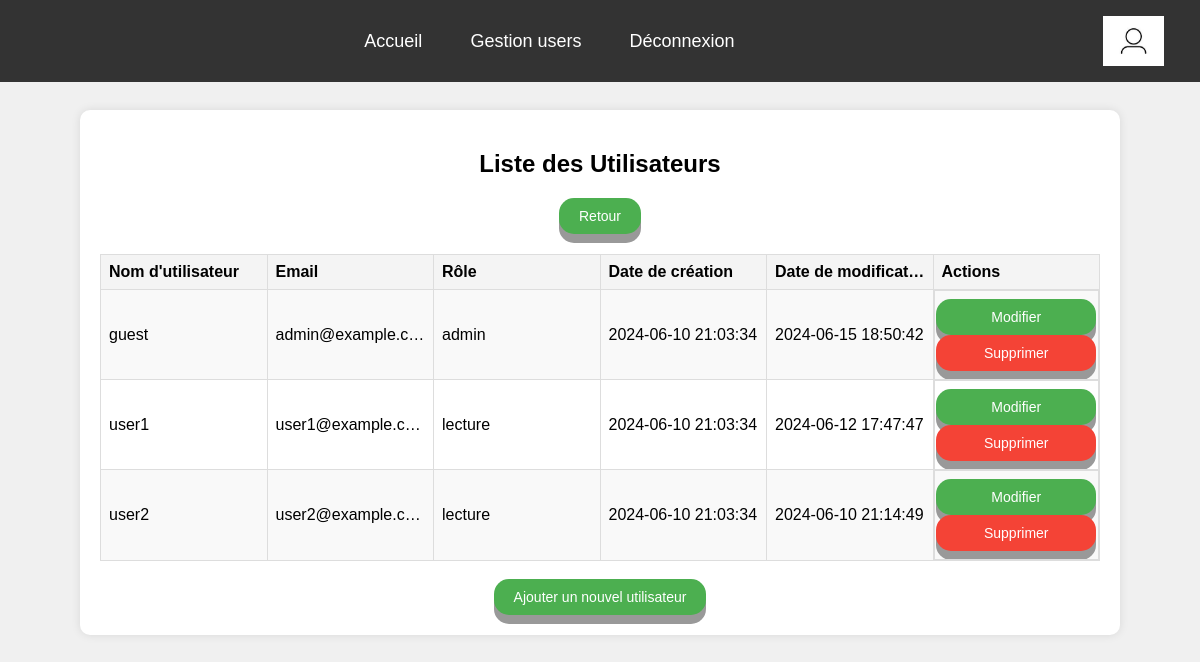
Screenshot of /users/user_list.php (signed in) with the database file from the repository.
### tables this page shows
CREATE TABLE `users` (
  `id` int(11) NOT NULL,
  `username` varchar(255) NOT NULL,
  `email` varchar(255) NOT NULL,
  `password` varchar(255) NOT NULL,
  `role` varchar(50) NOT NULL,
  `created_at` timestamp NOT NULL DEFAULT current_timestamp(),
  `modified_at` timestamp NOT NULL DEFAULT current_timestamp() ON UPDATE current_timestamp()
);

### users/user_list.php (the view, shortened to what this page needs)
<?php
include '../config.php';
$select_query = "SELECT * FROM users";
$result = $conn->query($select_query);
?>
<!DOCTYPE html>
<html lang="fr">
<head>
</head>
<body>
    <header>
        <?php include '../Menu navigation.php'; ?>
    </header>
    <div class="table-container">
        <h2>Liste des Utilisateurs</h2>
        <a href="./user_management.php" class="btn">Retour</a>
        <table>
            <tr>
                <th>Nom d'utilisateur</th>
                <th>Email</th>
                <th>Rôle</th>
                <th>Date de création</th>
                <th>Date de modification</th>
                <th>Actions</th>
            </tr>
            <?php
            while ($row = $result->fetch_assoc()) {
                $created_at = date('Y-m-d H:i:s', strtotime($row['created_at']));
                $modified_at = date('Y-m-d H:i:s', strtotime($row['modified_at']));
                echo "<tr>";
                echo "<td>" . htmlspecialchars($row['username']) . "</td>";
                echo "<td>" . htmlspecialchars($row['email']) . "</td>";
                echo "<td>" . htmlspecialchars($row['role']) . "</td>";
                echo "<td>" . htmlspecialchars($created_at) . "</td>";
                echo "<td>" . htmlspecialchars($modified_at) . "</td>";
                echo "<td class='action-buttons'>
                        <a href='edit_user.php?id=" . $row['id'] . "' class='btn btn-action'>Modifier</a>
                        <a href='user_list.php?delete_id=" . $row['id'] . "' class='btn btn-danger btn-action' onclick=\"return confirm('Êtes-vous sûr de vouloir supprimer cet utilisateur ?');\">Supprimer</a>
                      </td>";
                echo "</tr>";
            }
            ?>
        </table>
        <br>
        <a href="create_user.php" class="btn">Ajouter un nouvel utilisateur</a>
    </div>
</body>
</html>

### users/user_list.php (style rules this page uses)
body { font-family: Arial, sans-serif; margin: 20px; background-color: #f0f0f0; font-size: 16px; }
.table-container { margin: 0 auto; max-width: 1500px; text-align: center; background-color: #fff; padding: 20px; border-radius: 10px; box-shadow: 0 0 10px rgba(0, 0, 0, 0.1); margin-top: 40px; }
table { width: 100%; border-collapse: collapse; margin-top: 20px; table-layout: fixed; font-size: 16px; }
table, th, td { border: 1px solid #ddd; }
th, td { padding: 8px; text-align: left; white-space: nowrap; overflow: hidden; text-overflow: ellipsis; }
th { background-color: #f4f4f4; }
tr:nth-child(even) { background-color: #f9f9f9; }
.action-buttons { display: flex; justify-content: space-around; }
.btn { display: inline-block; padding: 10px 20px; font-size: 14px; cursor: pointer; text-align: center; text-decoration: none; outline: none; color: #fff; background-color: #4CAF50; border: none; border-radius: 15px; box-shadow: 0 9px #999; margin: 0 5px; }
.btn-danger { background-color: #f44336; }
@media (max-width: 1200px) { .table-container { max-width: 1000px; } }
@media (max-width: 1200px) { .action-buttons { flex-direction: column; align-items: center; } }
.btn-action { width: 120px; }

### Menu navigation.php (style rules this page uses)
body { margin: 0; font-family: Arial, sans-serif; padding-top: 70px; }
header { display: flex; justify-content: space-between; align-items: center; padding: 1rem; background-color: #333; width: 100%; box-sizing: border-box; position: fixed; top: 0; left: 0; z-index: 1000; }

### rows the page displays
users: username "guest", email "admin@example.c…", role "admin", created_at "2024-06-10 21:03:34", modified_at "2024-06-15 18:50:42"
users: username "user1", email "user1@example.com", role "lecture", created_at "2024-06-10 21:03:34", modified_at "2024-06-12 17:47:47"
users: username "user2", email "user2@example.com", role "lecture", created_at "2024-06-10 21:03:34", modified_at "2024-06-10 21:14:49"
